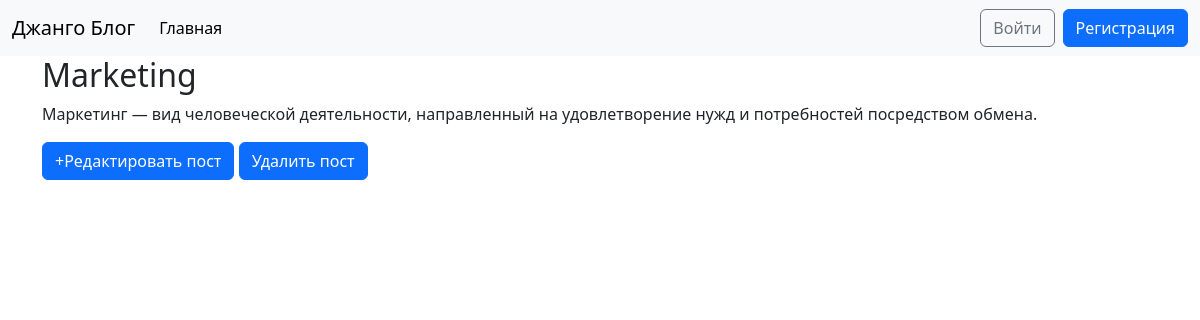
Screenshot of /post/3/ with the database file from the repository.
### blog/models.py (models this page shows, shortened)
class Post(models.Model):
    title = models.CharField(max_length=200)
    author = models.ForeignKey(
        'auth.User',
        on_delete=models.CASCADE,
    )
    body = models.TextField()

### blog/views.py (the view)
# urls.py: path('post/<int:pk>/', BlogDetailView.as_view(), name='post_detail'),
class BlogDetailView(DetailView):
    model = Post
    template_name = 'post_detail.html'

### templates/post_detail.html
{% extends 'base.html' %}
{% block content %}
  <div class="post-entry">
    <h2>{{ object.title }}</h2>
    <p>{{ object.body }}</p>
  </div>
  <a href="{% url 'post_edit' post.pk %}" class="btn btn-primary">+Редактировать пост</a>
  <a href="{% url 'post_delete' post.pk %}" class="btn btn-primary">Удалить пост</a>
{% endblock %}

### rows the page displays
Post: title "Marketing", body "Маркетинг — вид человеческой деятельности, направленный на удовлетворение нужд и потребностей посредством обмена."
